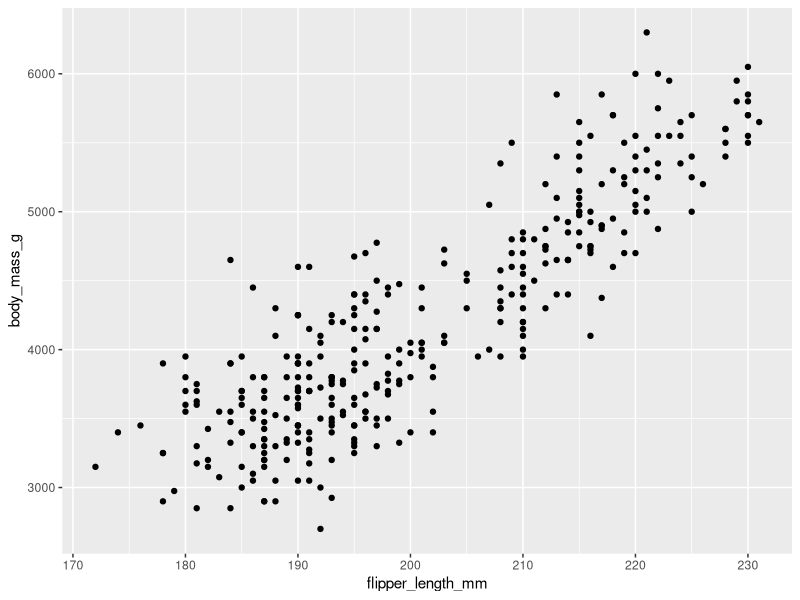
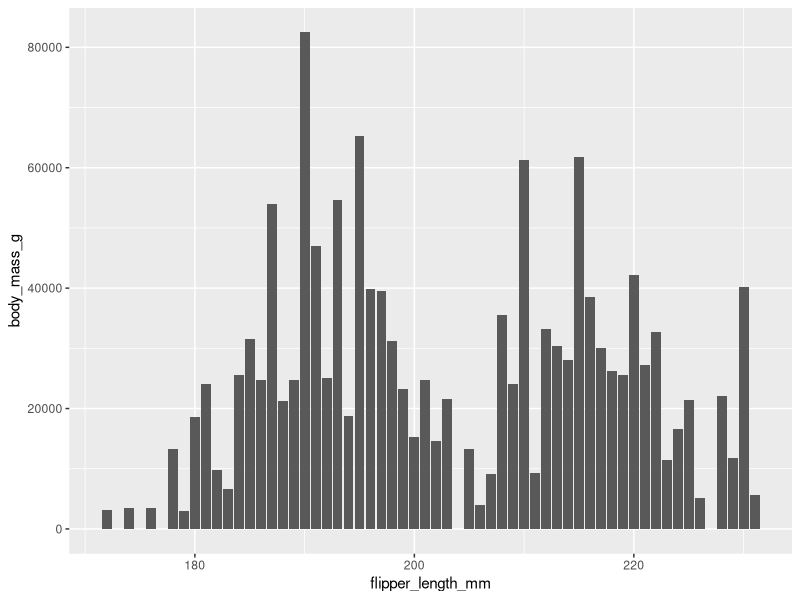
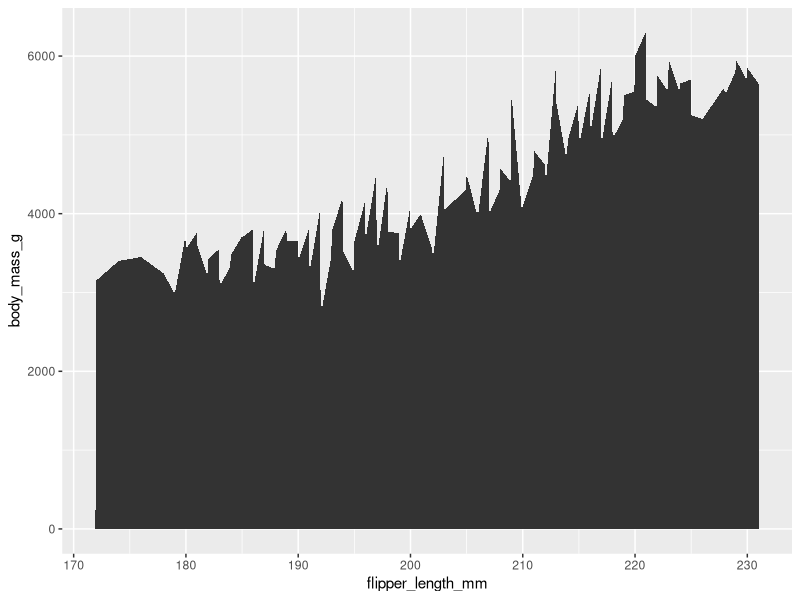

R code for these plots, in order: (Note: this script raises an error after producing the figures.)
installed.packages()
install.packages("ggplot2")
library(ggplot2)
install.packages("palmerpenguins")
library(palmerpenguins)
data("penguins")
View(penguins)

ggplot(data = penguins) + geom_point(mapping = aes( x = flipper_length_mm, y = body_mass_g))
ggplot(data = penguins) + geom_col(mapping = aes( x = flipper_length_mm, y = body_mass_g))
ggplot(data = penguins) + geom_area(mapping = aes( x = flipper_length_mm, y = body_mass_g))

ggplot(data = penguins) + geom_point(mapping = aes( x = flipper_length_mm, y = body_mass_g , colour = class))


ggplot(data = penguins, mapping = aes( x = flipper_length_mm, y = body_mass_g)) + geom_point()
ggplot(data = penguins, mapping = aes( x = flipper_length_mm, y = bill_depth_mm)) + geom_point()
ggplot(data = penguins, mapping = aes( x = bill_length_mm, y = bill_depth_mm)) + geom_point()


ggplot(data = penguins) +
  geom_point(mapping = aes( x = flipper_length_mm, y = body_mass_g,color=species))


ggplot(data = penguins) +
  geom_point(mapping = aes( x = flipper_length_mm, y = body_mass_g,shape=species))



ggplot(data = penguins) +
  geom_point(mapping = aes( x = flipper_length_mm, y = body_mass_g,color=species,shape=species,size=species))


ggplot(data = penguins) +
  geom_point(mapping = aes( x = flipper_length_mm, y = body_mass_g,color=species,shape=species,alpha=species))


ggplot(data = penguins) +
  geom_point(mapping = aes( x = flipper_length_mm, y = body_mass_g,alpha=species,shape=species,size=species))


ggplot(data = penguins) +
  geom_point(mapping = aes( x = flipper_length_mm, y = body_mass_g,color="purple"))


ggplot(data = penguins) +
  geom_line(mapping = aes( x = flipper_length_mm, y = body_mass_g),color="purple")

ggplot(data = penguins) +
  geom_boxplot(mapping = aes( x = flipper_length_mm, y = body_mass_g),color="purple")

ggplot(data = penguins) +
  geom_line(mapping = aes( x = flipper_length_mm, y = body_mass_g),color="purple")


ggplot(data = penguins) +
  geom_smooth(mapping = aes( x = flipper_length_mm, y = body_mass_g),color="purple")

ggplot(data = penguins) +
  geom_jitter(mapping = aes( x = flipper_length_mm, y = body_mass_g),color="purple")


ggplot(data = penguins) +
  geom_rug(mapping = aes( x = flipper_length_mm, y = body_mass_g),color="purple")


ggplot(data = penguins) +
  geom_smooth(mapping = aes( x = flipper_length_mm, y = body_mass_g,linetype=species)) +
  geom_point(mapping = aes( x = flipper_length_mm, y = body_mass_g),color="orange")

data("diamonds")
View(diamonds)

ggplot(data=diamonds) +
  geom_bar(mapping=aes(x=cut))

ggplot(data=penguins) +
  geom_bar(mapping=aes(x=species, color=species))


ggplot(data=penguins) +
  geom_bar(mapping=aes(x=species, fill=species))


ggplot(data=penguins) +
  geom_bar(mapping=aes(x=species, fill=sex))

ggplot(data = penguins) +
  geom_smooth(mapping = aes( x = flipper_length_mm, y = body_mass_g,linetype=species),
                             method="loess") +
  geom_point(mapping = aes( x = flipper_length_mm, y = body_mass_g),color="orange")


ggplot(data = penguins) +
  geom_point(mapping = aes( x = flipper_length_mm, y = body_mass_g,color=species)) +
  facet_wrap(~species)

ggplot(data = penguins) +
  geom_point(mapping = aes( x = flipper_length_mm, y = body_mass_g,color=species)) +
  facet_grid(sex~species)


ggplot(data = penguins) +
  geom_point(mapping = aes( x = flipper_length_mm, y = body_mass_g,color=species)) +
  facet_grid(~species)


ggplot(data = penguins) +
  geom_point(mapping = aes( x = flipper_length_mm, y = body_mass_g,color=species)) +
  facet_wrap(sex~species)


penguins %>% 
  filter(species == "Chinstrap") %>% 
  ggplot() + geom_point(mapping = aes( x = flipper_length_mm, y = body_mass_g,color=species)) + facet_wrap(sex~species)






